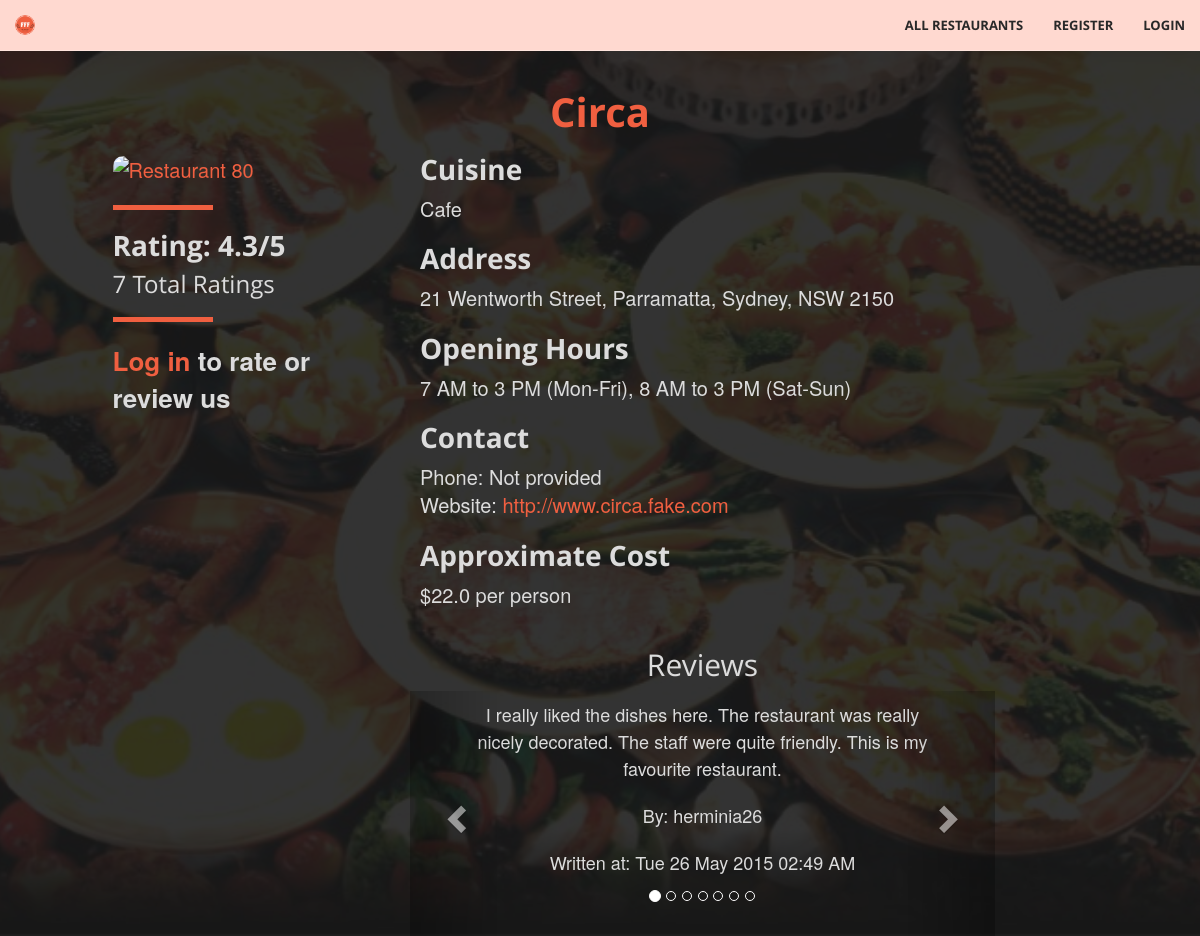
The app's page /restaurant/80 with its own data.
### tables this page shows
CREATE TABLE Restaurants (
				id			INTEGER not null unique,
				name		TEXT not null,
				suburb	TEXT not null,
				address	TEXT not null,
				postcode INTEGER not null,
				phone		TEXT,
				hours		TEXT, -- business hours; varying format
				cuisine	TEXT not null,
				owner		TEXT,
				website	TEXT not null check (website like 'http%://_%'),
				cost		FLOAT not null, -- average cost per person
				image		TEXT check (image like 'http%://_%'),
				PRIMARY KEY (id),
				FOREIGN KEY (owner) REFERENCES Users(username)
			);

CREATE TABLE Reviews (
				id				INTEGER unique not null,
				user			TEXT not null,
				restaurant	INTEGER not null,
				review		TEXT not null,
				timestamp	DATE not null,
				reported		INTEGER not null check (reported == 0 || reported == 1),
				PRIMARY KEY (user, restaurant), -- one review per user per restaurant
				FOREIGN KEY (user) REFERENCES Users(username),
				FOREIGN KEY (restaurant) REFERENCES Restaurants(id)
	);

### fff.py (the view, shortened to what this page needs)
@app.route('/restaurant/<path:rest_id>', methods=['GET', 'POST'])
def restaurant_page(rest_id):
    conn = sqlite3.connect('data.db')
    c = conn.cursor()
    r = db_interface.get_restaurant_by_id(c, id=rest_id)
    if r:
        reviews = db_interface.get_reviews(c, rest_id)
        already_reviewed = False
        already_rated = False
        user_rating = 0
        if 'username' in session:
            already_reviewed = db_interface.already_reviewed_restaurant(c, rest_id, session['username'])
            already_rated = db_interface.already_rated_restaurant(c, rest_id, session['username'])
            if already_rated:
                user_rating = db_interface.find_user_rating(c, session['username'], rest_id)
        if request.method == 'GET':
            return render_template('restaurant.html', restaurant=r, logged_in=('username' in session),
                                   reviews=reviews, already_reviewed=already_reviewed, already_rated = already_rated,
                                   user_rating=user_rating)
    else:
        flash('Restaurant not found!')
        return redirect(url_for('restaurants_page'))

### classes.py (called while the page is built)
	def get_id(self): # Does not require setter
		return self.id

	def get_name(self):
		return self.name

	def get_address(self):
		return self.address

	def get_cuisine(self):
		return self.cuisine

	def get_phone(self):
		return self.phone

	def get_hours(self):
		return self.hours

	def get_rating(self):
		return self.rating

	def get_numRating(self):
		return self.numRating

	def get_website(self):
		return self.website

	def get_cost(self):
		return self.cost

	def get_image(self):
		return self.image

	def get_user(self):
		return self.user

	def get_review(self):
		return self.review

	def get_timestamp(self):
		return self.timestamp

### db_interface.py (called while the page is built)
def get_restaurant_by_id(c, id):
    c.execute("""SELECT * FROM Restaurants WHERE ID=?""", (id,))
    res = c.fetchone()
    if res:
        r = Restaurant(
            id=res[0],
            name=res[1],
            suburb=res[2],
            address=res[3],
            postcode=res[4],
            phone=res[5],
            hours=res[6],
            cuisine=res[7],
            owner=res[8],
            website=res[9],
            cost=res[10],
            image=res[11],
            rating=find_average_rating(c, res[0]),
            numRating=find_number_rating(c, res[0])
        )
        return r

def find_average_rating(c, i):
    ratings = c.execute("SELECT rating FROM Ratings WHERE restaurant=?", (i,)).fetchall()
    ratings = [r[0] for r in ratings]
    avg = average(ratings)
    if avg == -1:
        return 0  # this needs to be a number
    return avg

def find_number_rating(c, i):
    r = c.execute("SELECT COUNT(*) FROM Ratings WHERE restaurant=?", (i,)).fetchone()
    return r[0]

def get_reviews(c, restaurant_id):
    results = []
    c.execute("SELECT * FROM Reviews WHERE restaurant=?", (restaurant_id,))
    for review in c.fetchall():
        r = Review(
            id=review[0],
            user=review[1],
            review=review[3],
            timestamp=datetime.datetime.strptime(review[4], "%Y-%m-%d %H:%M:%S.%f"),
            reported=review[5]
        )
        results.append(r)
    return results

### fff.py (called while the page is built)
@app.context_processor
def utility_processor():
    def is_admin(user):
        conn = sqlite3.connect('data.db')
        c = conn.cursor()
        is_ad = c.execute('SELECT admin FROM Users where username="%s"' % user).fetchone()[0]
        if is_ad == 0:
            return False
        else:
            return True
    return dict(is_admin=is_admin)

### templates/restaurant.html (shortened to what this page needs)
{% extends "base.html" %}
{% block body %}
<header>
  <div class="restaurants">
    <div class="row">
      <br/>
   		<div class="row">
           <div class ="restaurants-heading">
             <h1>{{ restaurant.get_name() }} </h1>
	  	     </div>
         </div>
      <div class="col-xs-3 col-xs-offset-1">
        <div class ="restaurants-listing-box">
          <div class="restaurants-listing">
            <a href="{{ url_for('restaurant_page', rest_id = restaurant.get_id()) }}">
              <img src="{{ restaurant.get_image() }}" alt="Restaurant {{ restaurant.get_id() }}" height ="300" width="440">
            </a> <br>
            <hr align= "left">
            {% if restaurant.get_rating() == 0 %}
            <h2> Unrated </h2> <br>
              {% elif restaurant.get_numRating() == 1 %}
            <h2> Rating: {{ restaurant.get_rating() }}/5 </h2>
                <h3>{{ restaurant.get_numRating() }} Rating</h3>
              {% else %}
            <h2> Rating: {{ restaurant.get_rating() }}/5 </h2>
                <h3>{{ restaurant.get_numRating() }} Total Ratings</h3>
              {% endif %}
              {% if logged_in %}
                <h2>Rate us</h2>
                <form method="POST">
                  <fieldset class="rating">
                    <input type="radio" id="star5" name="rating" value="5" />
                    <label class = "full" for="star5" title="Amazing - 5 stars"></label>
                    <input type="radio" id="star4half" name="rating" value="4.5" />
                    <label class="half" for="star4half" title="4.5 stars"></label>
                    <input type="radio" id="star4" name="rating" value="4" />
                    <label class = "full" for="star4" title="Very good - 4 stars"></label>
                    <input type="radio" id="star3half" name="rating" value="3.5" />
                    <label class="half" for="star3half" title="3.5 stars"></label>
                    <input type="radio" id="star3" name="rating" value="3" />
                    <label class = "full" for="star3" title="Average - 3 stars"></label>
                    <input type="radio" id="star2half" name="rating" value="2.5" />
                    <label class="half" for="star2half" title="2.5 stars"></label>
                    <input type="radio" id="star2" name="rating" value="2" />
                    <label class = "full" for="star2" title="Below average - 2 stars"></label>
                    <input type="radio" id="star1half" name="rating" value="1.5" />
                    <label class="half" for="star1half" title="1.5 stars"></label>
                    <input type="radio" id="star1" name="rating" value="1" />
                    <label class = "full" for="star1" title="Not great - 1 star"></label>
                    <input type="radio" id="starhalf" name="rating" value="0.5" />
                    <label class="half" for="starhalf" title="0.5 stars"></label>
                  </fieldset>
                  <input type="submit" value="Rate" class="btn btn-primary">
                </form>
                <hr align="left">
              {%else%}
              <hr align= "left">
              <b><a class="page-scroll" href="{{ url_for('login') }}" target="_blank">Log in</a> to rate or review us</b>
              {% endif %}
          </div>
        </div>
      </div>
      <div class="col-xs-7">
        <div class="restaurants-listing">
          <h2 class="listing-header">Cuisine</h2>
          {{ restaurant.get_cuisine() }} <br/>
          <h2>Address</h2>
          {{ restaurant.get_address() }} <br/>
          <h2>Opening Hours</h2>
          {{ restaurant.get_hours() }} <br/>
          <h2>Contact </h2>
          Phone: {{ restaurant.get_phone() }} <br/>
          Website: <a href="{{ restaurant.get_website() }}" target="_blank">{{ restaurant.get_website() }}</a> <br/>
          <h2>Approximate Cost</h2>
          ${{restaurant.get_cost()}} per person <br/> <br/>
        </div>
      </div>
    </div>
    <div class="row">
      <div class="col-xs-3 col-xs-offset-1">
      </div>
      <div class="col-xs-6 reviews-box">
        <h2>Reviews</h2>
        <div id="carousel-reviews" class="carousel slide" data-ride="carousel">
          <div class="row review-display">
            <div class="carousel-inner" role="listbox">
              {% if reviews|length == 0 %}
                 <p>No reviews yet!</p>
              {% else %}
              {% for i in range(reviews|length) %}
                {% if i == 0 %}
                  <div class="item active">
                {% else %}
                  <div class="item">
                {% endif %}
                  <div class="row"><p class="review-body">{{ reviews[i].get_review() }}</p></div>
                  <div class="row"><p>By: {{ reviews[i].get_user() }}</p></div>
                  <div class="row"><p>Written at: {{ reviews[i].get_timestamp().strftime('%a %d %b %Y %I:%M %p') }}</p></div>
                  <br/>
                  <br/>
                </div>
              {% endfor %}
              {% endif %}
            </div>
            <a class="left carousel-control" href="#carousel-reviews" role="button" data-slide="prev">
              <span class="glyphicon glyphicon-chevron-left" aria-hidden="true"></span>
            </a>
            <a class="right carousel-control" href="#carousel-reviews" role="button" data-slide="next">
              <span class="glyphicon glyphicon-chevron-right" aria-hidden="true"></span>
            </a>
          </div>
          <div class="row">
            <ol class="carousel-indicators">
              {% for i in range(reviews|length) %}
                {% if i == 0 %}
                  <li data-target="#carousel-reviews" data-slide-to="{{ i }}" class="active"></li>
                {% else %}
                  <li data-target="#carousel-reviews" data-slide-to="{{ i }}"></li>
                {% endif %}
              {% endfor %}
            </ol>
          </div>
        </div>
      </div>
    </div>
  </div>
</header>
{% endblock %}

### templates/base.html (shortened to what this page needs)
<!DOCTYPE html>
<html lang="en">
    <head>
        <link href="{{ url_for('static', filename='vendor/bootstrap/css/bootstrap.min.css') }}" rel="stylesheet" type="text/css">
        <link href="{{ url_for('static', filename='vendor/font-awesome/css/font-awesome.min.css') }}" rel="stylesheet" type="text/css">
        <link href="{{ url_for('static', filename='vendor/bootstrap/css/bootstrap-select.min.css') }}" rel="stylesheet" type="text/css">
        <link href="{{ url_for('static', filename='fonts/open_sans.css') }}" rel="stylesheet" type="text/css">
        <link href="{{ url_for('static', filename='css/fff.css') }}" rel="stylesheet" type="text/css">
        <link href="{{ url_for('static', filename='css/ratings.css') }}" rel="stylesheet" type="text/css">
    </head>
    <body>
      <div class="row">
        <nav id="mainNav" class="navbar navbar-default navbar-fixed-top">
          <div class="container-fluid">
            <div class="navbar-header">
              <a class="navbar-brand page-scroll" href="{{ url_for('home_page') }}"><img src = "{{ url_for('static', filename='img/FFF.png') }}"></a>
            </div>
            <div class="collapse navbar-collapse" id="bs-example-navbar-collapse-1">
              <ul class="nav navbar-nav navbar-right">
                <li>
                    <a class="page-scroll" href="{{ url_for('restaurants_page') }}">All Restaurants</a>
                </li>
                <li>
                  {% if session['logged_in'] != True %}
                    <a class="page-scroll" href="{{ url_for('register') }}">Register</a>
                  {% endif %}
                </li>
                <li>
                  {% if session['logged_in'] == True %}
                    <a class="page-scroll" href="{{ url_for('logout') }}">Logout</a>
                  {% else %}
                    <a class="page-scroll" href="{{ url_for('login') }}">Login</a>
                  {% endif %}
                </li>
              </ul>
            </div>
          </div>
        </nav>
      </div>
      {% block body %}
      {% endblock %}
    </body>
</html>

### static/css/fff.css (style rules this page uses)
html, body { height: 100%; width: 100%; }
body { font-family: 'Josefin Sans', 'Helvetica Neue', Arial, sans-serif; }
hr { border-color: #F05F40; border-width: 5px; max-width: 100px; }
a { -webkit-transition: all 0.35s; -moz-transition: all 0.35s; transition: all 0.35s; color: #F05F40; }
h1, h2, h3, h4, h5, h6 { font-family: 'Open Sans', 'Helvetica Neue', Arial, sans-serif; }
p { font-size: 18px; line-height: 1.5; margin-bottom: 20px; }
.navbar-default { background-color: white; border-color: rgba(34, 34, 34, 0.05); font-family: 'Open Sans', 'Helvetica Neue', Arial, sans-serif; -webkit-transition: all 0.35s; -moz-transition: all 0.35s; transition: all 0.35s; }
.navbar-default .navbar-header .navbar-brand { color: #F05F40; font-family: 'Open Sans', 'Helvetica Neue', Arial, sans-serif; font-weight: 700; text-transform: uppercase; }
.navbar-default .nav > li > a, .navbar-default .nav > li > a:focus { text-transform: uppercase; font-weight: 700; font-size: 13px; color: #222222; }
@media (min-width: 768px) { .navbar-default { background-color: #ffd9d0; border-color: rgba(255, 255, 255, 0.3); } }
@media (min-width: 768px) { .navbar-default .navbar-header .navbar-brand { color: rgb(40,40,40); } }
@media (min-width: 768px) { .navbar-default .nav > li > a, .navbar-default .nav > li > a:focus { color: rgb(40,40,40); } }
header { position: relative; min-height: auto; -webkit-background-size: cover; -moz-background-size: cover; background-size: cover; background-attachment: fixed; -o-background-size: cover; background-position: center; background-image: url('../img/FFFBackground.jpg'); text-align: center; color: rgb(220,220,220); }
@media (min-width: 768px) { header { min-height: 100%; } }
body { webkit-tap-highlight-color: #222222; }
.restaurants { position: relative; overflow: auto; background-color: rgba(0, 0, 0, 0.8); margin-top: 50px; }
.restaurants .restaurants-listing { text-align: left; font-size:20px; padding: 10px; }
.restaurants .restaurants-heading h1 { font-size: 40px; color: #F05F40; font-weight: bold; }
.restaurants .restaurants-listing h2.listing-header { margin-top: 0; }
.restaurants .restaurants-listing h2 { font-weight: bold; font-size:28px; }
.restaurants .restaurants-listing h3 { margin-top: 0; }
.restaurants .restaurants-listing b { font-weight: none; font-size: 26px; }
img { max-height: 100%; max-width: 100%; border-radius: 10px; }
.collapse li a { color: white; }
.carousel .review-display { padding-top: 10px; }
.reviews-box h2 { margin-top: 0; }
.reviews-box p { margin-left: 15%; margin-right: 15%; }

### templates/base.html (style rules this page uses)
a { opacity:1; transition:opacity 0ms; }

### records on screen
Restaurants: get_name "Circa", get_cuisine "Cafe", get_address "21 Wentworth Street, Parramatta, Sydney, NSW 2150", get_hours "7 AM to 3 PM (Mon-Fri), 8 AM to 3 PM (Sat-Sun)", get_phone "Not provided", get_website "http://www.circa.fake.com", get_cost "22.0"
Reviews: review "I really liked the dishes here. The restaurant was really nicely decorated. The staff were quite friendly. This is my favourite restaurant.", user "herminia26"

### other values on screen
{{ restaurant.get_rating() }} "4.3"
{{ restaurant.get_numRating() }} "7"
{{ reviews[i].get_timestamp().strftime('%a %d %b %Y %I:%M %p') }} "Tue 26 May 2015 02:49 AM"
